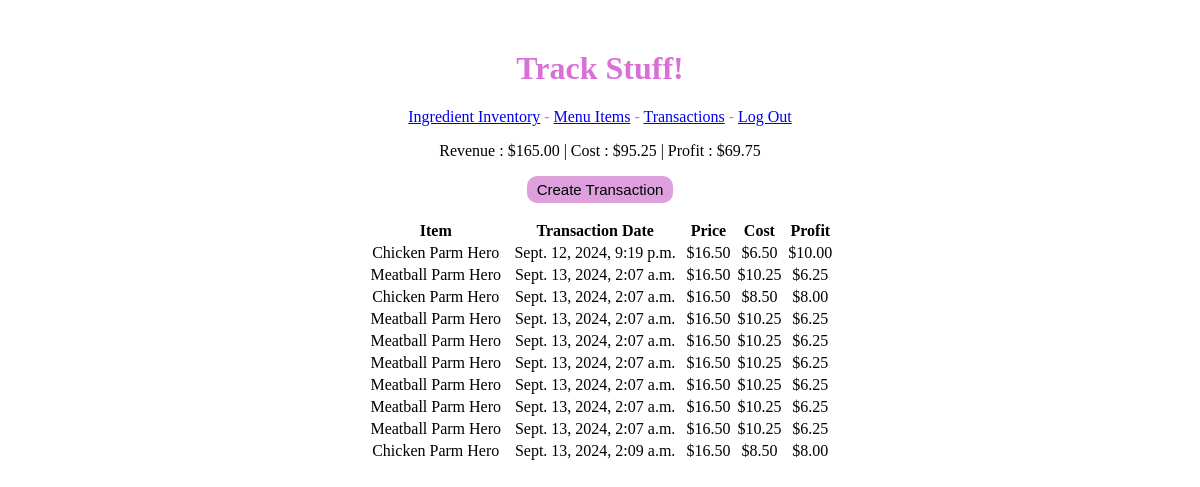
Before: /purchases/ (signed in) with the older database file.
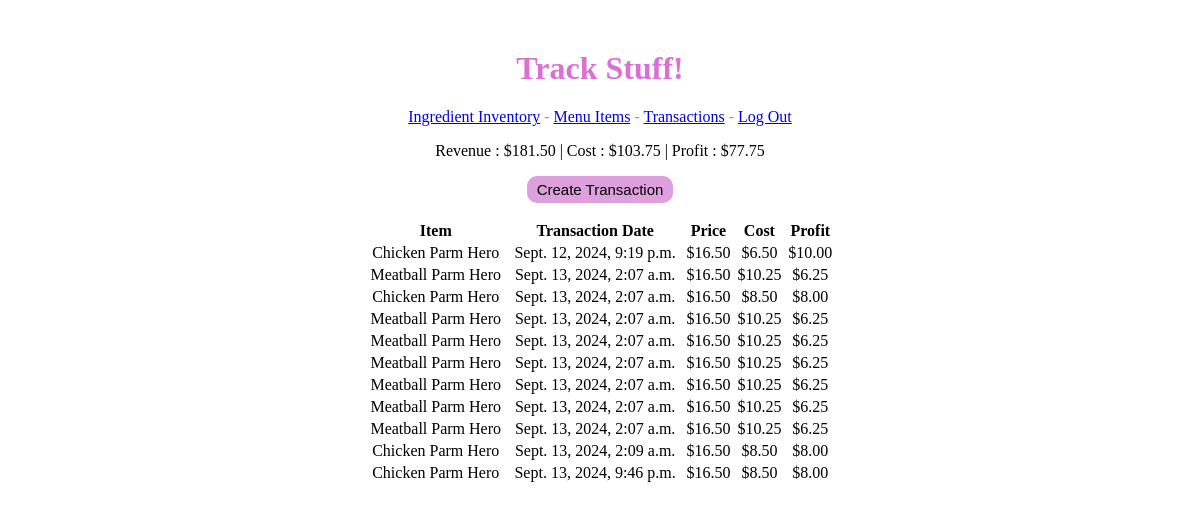
After: the same page with the newer database file.
### inventory/models.py (models this page shows, shortened)
class Purchase(models.Model):
    date = models.DateTimeField(auto_now=True)
    menu_item = models.ForeignKey(MenuItem, null=True, on_delete=models.SET_NULL)
    price = models.DecimalField(max_digits=10, decimal_places=2, blank=True, null=True)
    cost = models.DecimalField(max_digits=10, decimal_places=2, blank=True, null=True)
    profit = models.DecimalField(max_digits=10, decimal_places=2, blank=True, null=True)

class MenuItem(models.Model):
    name = models.CharField(max_length=70)
    price = models.DecimalField(max_digits=10, decimal_places=2)
    def __str__(self):
        return self.name

### inventory/views.py (the view)
# urls.py: path("purchases/", views.PurchaseList.as_view(), name='purchase_list'),
class PurchaseList(LoginRequiredMixin, ListView):
    model = Purchase
    template_name = 'inventory/purchase_list.html'
    def get_context_data(self):
        total_profit = Purchase.objects.aggregate(profit=Sum('profit')) # aggregate returns dict_key=Sum('Key in Model')
        total_cost = Purchase.objects.aggregate(cost=Sum('cost'))
        total_revenue = Purchase.objects.aggregate(price=Sum('price'))
        context = super().get_context_data()
        try:
            context['total_profit'] = round(total_profit['profit'], 2) #Retrieve the total profit value from profit key in total_profit dict
            context['total_cost'] = round(total_cost['cost'],2)
            context['total_revenue'] = round(total_revenue['price'],2)
        except:
            context['total_profit'] = '0.00' # Return 0.00 if no values for round() ---> crashes otherwise
            context['total_cost'] = '0.00'
            context['total_revenue'] = '0.00'
        return context

### inventory/templates/inventory/purchase_list.html
{% extends 'inventory/base.html' %}
{% load static %}
{% block head %}
    <link rel="stylesheet" href="{% static 'inventory/style.css' %}">
{% endblock %}
{% block content %}
    <p>Revenue : ${{total_revenue}} | Cost : ${{total_cost}} | Profit : ${{total_profit}}</p>
    <p><a href="{% url 'purchase_create' %}"><button class="Submit">Create Transaction</button></a></p>
    <table style="margin:0px auto; width: 40%">
        <tr><th>Item</th><th>Transaction Date</th><th>Price</th><th>Cost</th><th>Profit</th></tr>
        {% for purchase in object_list %}
        <tr><td>{{purchase.menu_item}}</td><td>{{purchase.date}}</td><td>${{purchase.price}}</td>
        <td>${{purchase.cost}}</td><td>${{purchase.profit}}</td></tr>
        {% endfor %}
    </table>
{% endblock %}

Changed rows visible on the page:
added Purchase: menu_item "Chicken Parm Hero", date "Sept. 13, 2024, 9:46 p.m.", price "16.50", cost "8.50", profit "8.00"
Other visible differences:
{{ total_revenue }}: "165.00" → "181.50"
{{ total_cost }}: "95.25" → "103.75"
{{ total_profit }}: "69.75" → "77.75"
